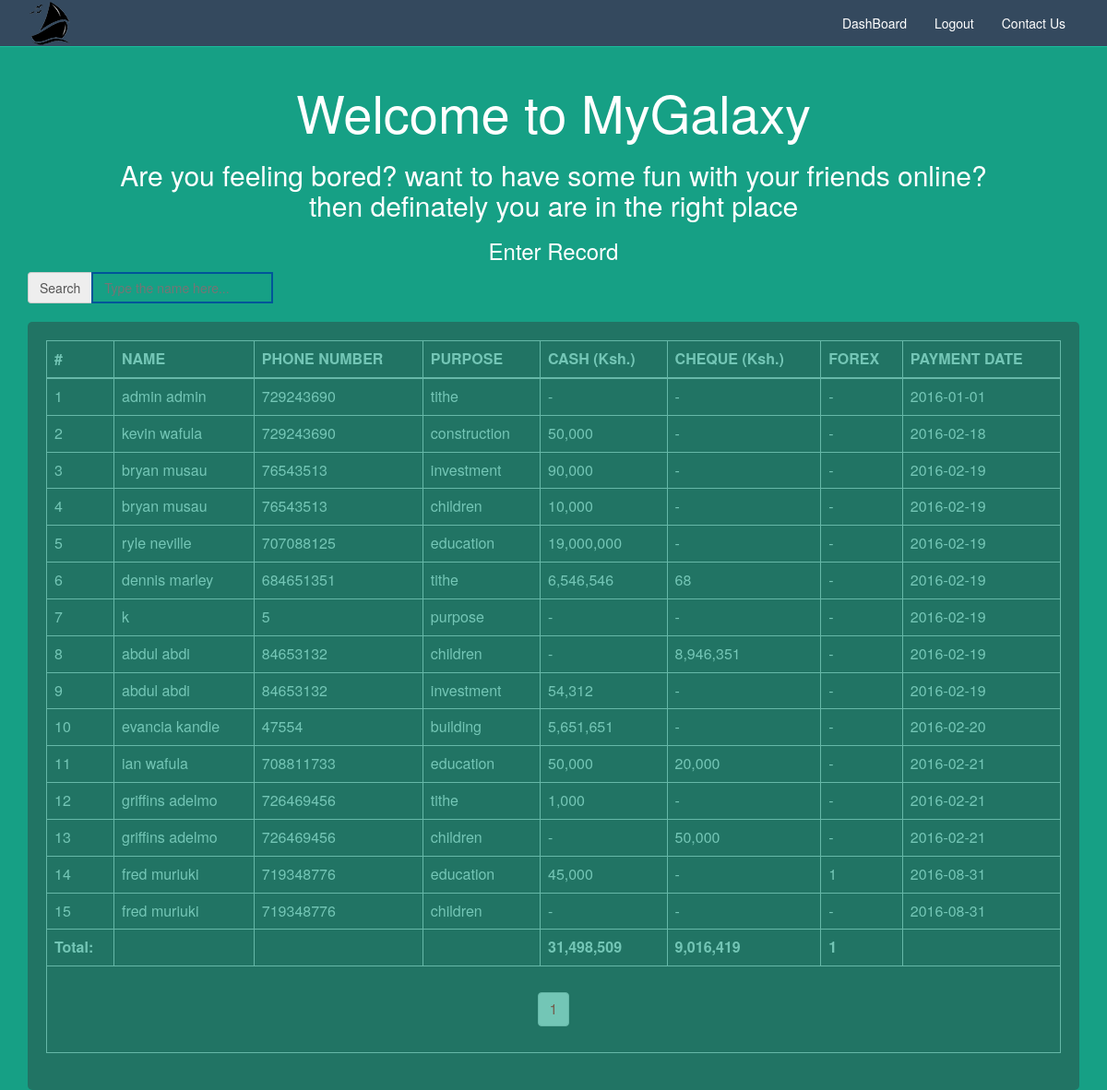
The app's page /admin.php with its own data.
### tables this page shows
CREATE TABLE IF NOT EXISTS `payments` (
  `id` int(11) NOT NULL,
  `purpose` varchar(25) NOT NULL,
  `cash` int(11) NOT NULL DEFAULT '0',
  `cheque` int(11) NOT NULL DEFAULT '0',
  `forex` int(11) NOT NULL DEFAULT '0',
  `receipt_status` tinyint(1) NOT NULL DEFAULT '0',
  `payment_date` date NOT NULL,
  KEY `payments_details_id_fk` (`id`)
);

CREATE TABLE IF NOT EXISTS `details` (
  `id` int(11) NOT NULL AUTO_INCREMENT,
  `full_name` varchar(30) NOT NULL,
  `phone_number` int(11) NOT NULL,
  `gender` varchar(7) NOT NULL,
  `registrar` varchar(30) NOT NULL DEFAULT 'admin@admin.com',
  PRIMARY KEY (`id`)
);

### includes/db_operations.php (the view, shortened to what this page needs)
<?php
    class db_operations {
        private static $DB_CONN;
        public function __construct($connection) {
            include_once 'config.php';
            self::$DB_CONN = $connection;
        }
        public static function paginglink($query, $records_per_page) {
            $self = $_SERVER['PHP_SELF'];
            $stmt = self::$DB_CONN->prepare($query);
            $stmt->execute();
            $total_no_of_records = $stmt->rowCount();
            if ($total_no_of_records > 0) {
                ?>
                <ul class="pagination"><?php
                $total_no_of_pages = ceil($total_no_of_records / $records_per_page);
                $current_page = 1;
                for ($i = 1; $i <= $total_no_of_pages; $i++) {
                    if ($i == $current_page) {
                        echo "<li><a href='" . $self . "?page_no=" . $i . "' style='color:red;'>" . $i . "</a></li>";
                    } else {
                        echo "<li><a href='" . $self . "?page_no=" . $i . "'>" . $i . "</a></li>";
                    }
                }
                ?></ul><?php
            }
        }
        public static function getAllUserData($query) {
            try {
                $no = 1;
                $total_cash = 0;
                $total_cheque = 0;
                $total_forex = 0;
                $result = self::$DB_CONN->query($query);
                foreach ($result as $data) {
                    if ($data[CASH] == '0') {
                        $cash = '-';
                    } else {
                        $cash = number_format($data[CASH]);
                    }
                    if ($data[CHEQUE] == '0') {
                        $cheque = '-';
                    } else {
                        $cheque = number_format($data[CHEQUE]);
                    }
                    if ($data[FOREX] == '0') {
                        $forex = '-';
                    } else {
                        $forex = number_format($data[FOREX]);
                    }
                    echo '
		<tr>
			<td>' . $no . '</td>
			<td>' . $data[FULL_NAME] . '</td>
			<td>' . $data[PHONE_NUMBER] . '</td>
			<td>' . $data[PURPOSE] . '</td>
			<td>' . $cash . '</td>
			<td>' . $cheque . '</td>
			<td>' . $forex . '</td>
			<td>' . $data[PAYMENT_DATE] . '</td>
		</tr>
		';
                    $total_cash += $data[CASH];
                    $total_cheque += $data[CHEQUE];
                    $total_forex += $data[FOREX];
                    $no++;
                }
                if ($total_forex == '0') {
                    $total_forex = "-";
                } else {
                    $total_forex = number_format($total_forex);
                }
                echo '<tr>
			<td><b>Total:</b></td>
			<td></td>
			<td></td>
			<td></td>
			<td><b>' . number_format($total_cash) . '</b></td>
			<td><b>' . number_format($total_cheque) . '</b></td>
			<td><b>' . $total_forex . '</b></td>
			<td></td>
		</tr>';
            } catch (PDOException $e) {
                echo "Error " . $e->getMessage();
            }
        }
    }

### admin.php (shortened to what this page needs)
<html lang="en-US">
<head>
    <link rel="stylesheet" href="css/style.css">
    <link rel="stylesheet" href="css/bootstrap.css">
</head>
<body class="bgmain">
<nav class="navbar navbar-default navbar-static-top">
    <div class="container">
        <div class="navbar-header">
            <a class="navbar-right" href="index.php"><img src="images/logo.png" alt="Logo"></a>
        </div>
        <div id="navbar" class="navbar-collapse collapse navbar-right">
            <ul class="nav navbar-nav">
                <li><a href='dashboard.php'>DashBoard</a></li>
                <li><a href="logout.php">Logout</a></li>
                <li><a href="contact.php">Contact Us</a></li>
            </ul>
        </div>
    </div>
</nav>
<div class="container">
    <div class="row">
        <div class="col-md-12 col-lg-12 col-sm-12">
            <h1 style="text-align:center; font-size:4em;">Welcome to MyGalaxy</h1>
            <h2 style="text-align:center;">Are you feeling bored? want to have some fun with your friends online?<br>
                then definately you are in the right place</h2>
            <h3 style="text-align:center">Enter Record</h3>
        </div>
    </div>
</div>
<div class="container">
    <div class="input-group">
        <span class="input-group-addon">Search</span>
        <input id="filter" type="text" class="search" placeholder="Type the name here...">
    </div>
</div>
<br>
<div class="container">
    <div class="dataView">
        <table class="table table-bordered table-responsive">
            <thead>
            <tr>
                <th>#</th>
                <th>NAME</th>
                <th>PHONE NUMBER</th>
                <th>PURPOSE</th>
                <th>CASH (Ksh.)</th>
                <th>CHEQUE (Ksh.)</th>
                <th>FOREX</th>
                <th>PAYMENT DATE</th>
            </tr>
            </thead>
            <tbody class="searchable">
            <?php
                $sql = "SELECT d.id,d.full_name,d.phone_number,p.purpose,p.cash,p.cheque,p.forex,p.payment_date FROM details d,payments p WHERE p.id=d.id";
                if (isset($_GET['page_view'])) {
                    $records_per_page = $_GET['page_view'];
                    $newquery = db_operations::paging($sql, $records_per_page);
                    db_operations::getAllUserData($newquery);
                } else {
                    $records_per_page = 100;
                    $newquery = db_operations::paging($sql, $records_per_page);
                    db_operations::getAllUserData($newquery);
                }
            ?>
            <tr>
                <td colspan="9" align="center">
                    <div class="pagination-wrap">
                        <?php db_operations::paginglink($sql, $records_per_page); ?>
                    </div>
                </td>
            </tr>
            </tbody>
        </table>
    </div>
</div>
</body>
</html>

### css/style.css (style rules this page uses)
.dataView { border-radius: 5px; background: #333; padding: 20px; margin: auto; opacity: 0.4; }
.search { border: 2px solid #005599; height: 34px; padding: 6px 12px; font-size: 14px; line-height: 1.42857143; width: auto; background-color: transparent; background-image: none; color: #fff; display: block; }

### records on screen
payments: id.full_name "admin admin", id.phone_number "729243690", purpose "tithe", cash "-", cheque "-", forex "-", payment_date "2016-01-01"
payments: id.full_name "kevin wafula", id.phone_number "729243690", purpose "construction", cash "50,000", cheque "-", forex "-", payment_date "2016-02-18"
payments: id.full_name "bryan musau", id.phone_number "76543513", purpose "investment", cash "90,000", cheque "-", forex "-", payment_date "2016-02-19"
payments: id.full_name "bryan musau", id.phone_number "76543513", purpose "children", cash "10,000", cheque "-", forex "-", payment_date "2016-02-19"
payments: id.full_name "ryle neville", id.phone_number "707088125", purpose "education", cash "19,000,000", cheque "-", forex "-", payment_date "2016-02-19"
payments: id.full_name "dennis marley", id.phone_number "684651351", purpose "tithe", cash "6,546,546", cheque "68", forex "-", payment_date "2016-02-19"
payments: id.full_name "k", id.phone_number "5", purpose "purpose", cash "-", cheque "-", forex "-", payment_date "2016-02-19"
payments: id.full_name "abdul abdi", id.phone_number "84653132", purpose "children", cash "-", cheque "8,946,351", forex "-", payment_date "2016-02-19"
payments: id.full_name "abdul abdi", id.phone_number "84653132", purpose "investment", cash "54,312", cheque "-", forex "-", payment_date "2016-02-19"
payments: id.full_name "evancia kandie", id.phone_number "47554", purpose "building", cash "5,651,651", cheque "-", forex "-", payment_date "2016-02-20"
payments: id.full_name "ian wafula", id.phone_number "708811733", purpose "education", cash "50,000", cheque "20,000", forex "-", payment_date "2016-02-21"
payments: id.full_name "griffins adelmo", id.phone_number "726469456", purpose "tithe", cash "1,000", cheque "-", forex "-", payment_date "2016-02-21"
payments: id.full_name "griffins adelmo", id.phone_number "726469456", purpose "children", cash "-", cheque "50,000", forex "-", payment_date "2016-02-21"
payments: id.full_name "fred muriuki", id.phone_number "719348776", purpose "education", cash "45,000", cheque "-", forex "1", payment_date "2016-08-31"
payments: id.full_name "fred muriuki", id.phone_number "719348776", purpose "children", cash "-", cheque "-", forex "-", payment_date "2016-08-31"

### other values on screen
$total_cash "31,498,509"
$total_cheque "9,016,419"
$total_forex "1"
